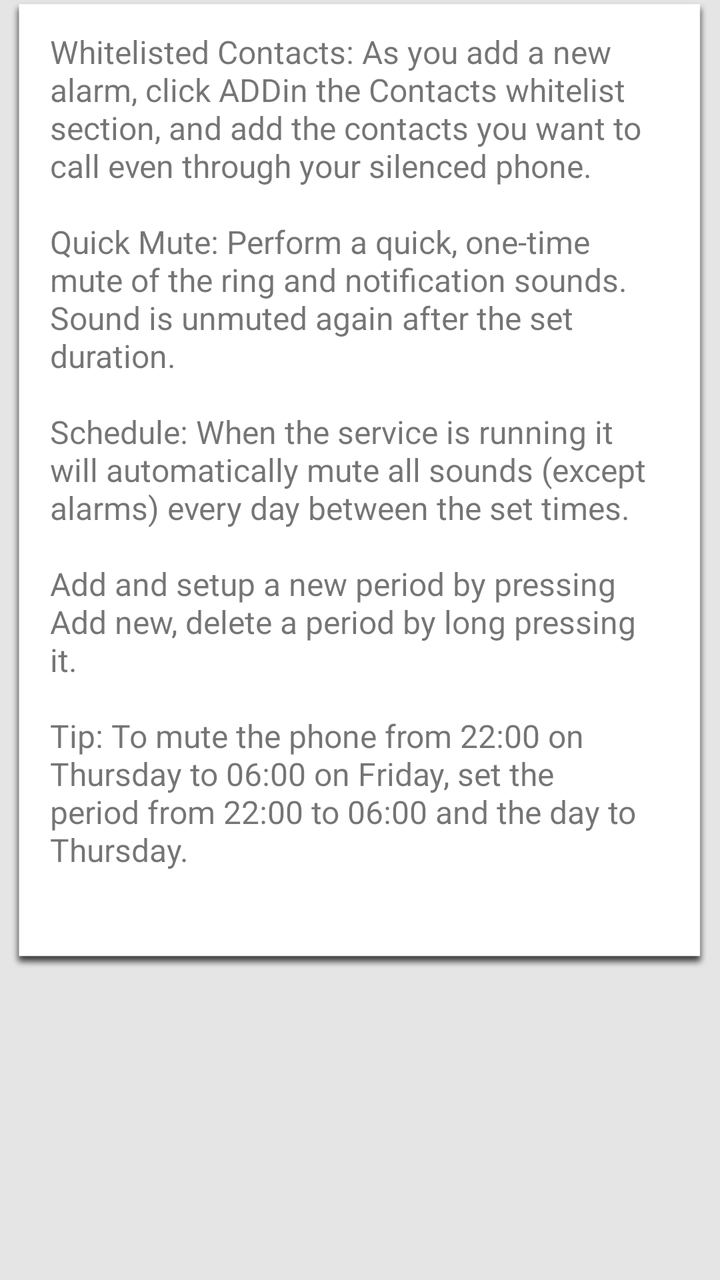
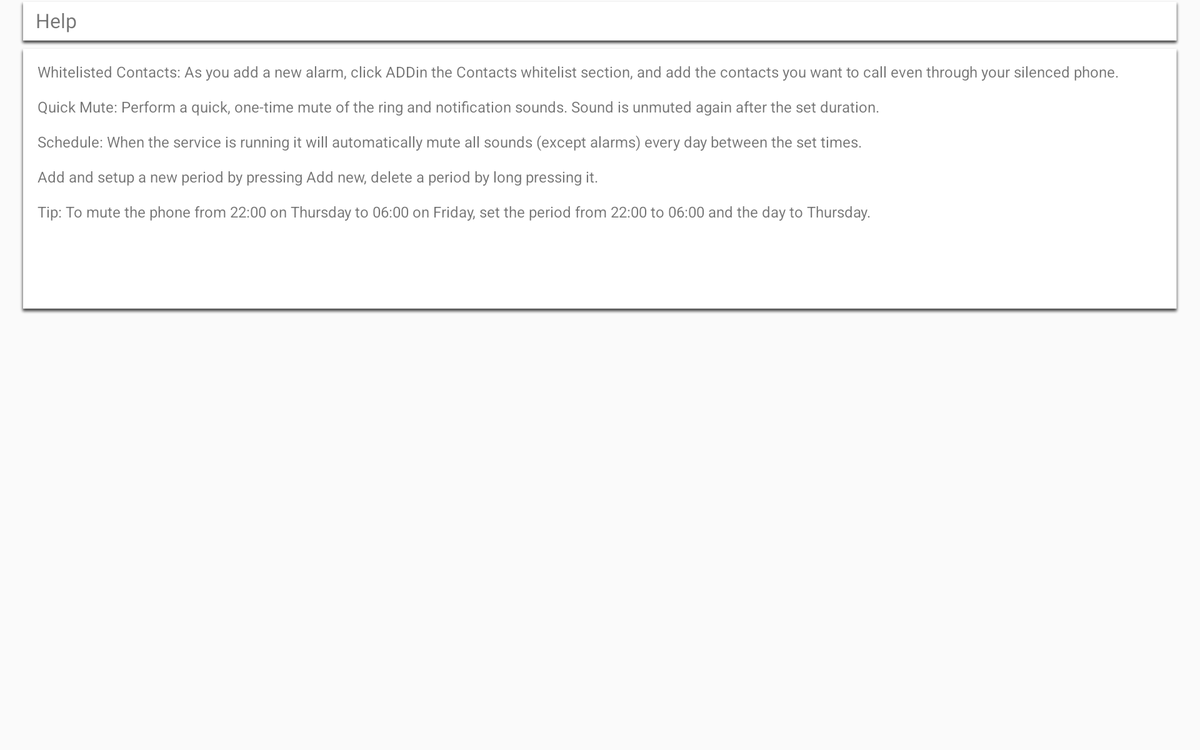

The same Android screen from two of the app's own layout files: first res/layout/ as a phone draws it, then the repository's variant for another configuration, drawn on a device whose configuration selects that folder. Both files follow.
<!-- AndroidManifest.xml: application theme AppTheme -->
<!-- res/layout/fragment_help.xml -->
<?xml version="1.0" encoding="utf-8"?>
<ScrollView
    xmlns:android="http://schemas.android.com/apk/res/android"
    android:layout_width="match_parent"
    android:layout_height="match_parent"
    android:orientation="vertical"
    android:background="#e5e5e5"
    android:gravity="center_horizontal">
            
    <TextView 
        android:id="@+id/reject_tooltip"
        android:layout_width="350dip"
        android:layout_height="wrap_content"  
        android:layout_marginLeft="24dip"
        android:layout_marginRight="24dip"
        android:layout_gravity="center_horizontal"
        android:paddingTop="15dip"
        android:paddingLeft="20dip"
        android:paddingRight="20dip"
        android:paddingBottom="50dip"
        android:text="@string/scheduler_tooltip_text"
        android:textSize="16sp"
        android:background="@drawable/list_item"
        />

</ScrollView>
<!-- resources referenced by this layout -->
<resources>
  <!-- drawable list_item: png bitmap (drawable-hdpi, 2023 bytes) -->
  <string name="scheduler_tooltip_text">Whitelisted Contacts: As you add a new alarm, click "ADD" in the Contacts whitelist section, and add the contacts you want to call even through your silenced phone.\n\nQuick Mute: Perform a quick, one-time mute of the ring and notification sounds. Sound is unmuted again after the set duration.\n\nSchedule: When the service is running it will automatically mute all sounds (except alarms) every day between the set times.\n\nAdd and setup a new period by pressing "Add new", delete a period by long pressing it.\n\nTip: To mute the phone from 22:00 on Thursday to 06:00 on Friday, set the period from 22:00 to 06:00 and the day to Thursday.</string>
  <!-- from res/values-v21/ -->
  <style name="AppTheme" parent="@style/Theme.AppCompat.Light">
  
  
          <item name="android:colorPrimary">#f80</item>
          <item name="android:textColorSecondary">#d60</item>
          <item name="android:windowTranslucentStatus">false</item>
          <item name="android:fitsSystemWindows">false</item>
  
      </style>
</resources>
<!-- res/layout-sw720dp/fragment_help.xml (the repository's variant of the layout above) -->
<!-- drawn on a large tablet held sideways -->
<?xml version="1.0" encoding="utf-8"?>
<ScrollView
    xmlns:android="http://schemas.android.com/apk/res/android"
    android:layout_width="match_parent"
    android:layout_height="match_parent"
    android:orientation="vertical"
    android:gravity="center_horizontal">
    <RelativeLayout 
        android:layout_height="wrap_content"
        android:layout_width="match_parent">
	     <RelativeLayout 
	        android:id="@+id/title_layout"
	        android:layout_width="match_parent"
		    android:layout_height="50dip"
			android:layout_alignParentTop="true"
	   		android:layout_centerHorizontal="true"
		    android:layout_marginRight="20dip"
		    android:layout_marginLeft="20dip"
		    android:background="@drawable/list_item"
		    android:orientation="horizontal" 
		    android:gravity="center_vertical">
		    <TextView 
			    android:id="@android:id/title"
			    android:layout_width="wrap_content"
			    android:layout_height="match_parent"
		        android:layout_marginLeft="10dip"
				android:layout_alignParentLeft="true"
	   			android:layout_centerVertical="true"
	   			android:gravity="center_vertical"
	   			android:textSize="21sp"
			    android:text="@string/title_section3"/>
		    
		  
	    </RelativeLayout>        
	    <TextView 
	        android:id="@+id/reject_tooltip"
	        android:layout_width="match_parent"
	        android:layout_height="wrap_content"  
	        android:layout_below="@+id/title_layout"
	        android:layout_marginLeft="20dip"
	        android:layout_marginRight="20dip"
	        android:layout_gravity="center_horizontal"
	        android:paddingTop="15dip"
	        android:paddingLeft="20dip"
	        android:paddingRight="20dip"
	        android:paddingBottom="100dip"
	        android:text="@string/scheduler_tooltip_text"
	        android:textSize="16sp"
	        android:background="@drawable/list_item"
	        />
	</RelativeLayout>
</ScrollView>
<!-- resources referenced by the variant -->
<!-- as a large tablet held sideways resolves them -->
<resources>
  <!-- drawable list_item: png bitmap (drawable-hdpi, 2023 bytes) -->
  <string name="scheduler_tooltip_text">Whitelisted Contacts: As you add a new alarm, click "ADD" in the Contacts whitelist section, and add the contacts you want to call even through your silenced phone.\n\nQuick Mute: Perform a quick, one-time mute of the ring and notification sounds. Sound is unmuted again after the set duration.\n\nSchedule: When the service is running it will automatically mute all sounds (except alarms) every day between the set times.\n\nAdd and setup a new period by pressing "Add new", delete a period by long pressing it.\n\nTip: To mute the phone from 22:00 on Thursday to 06:00 on Friday, set the period from 22:00 to 06:00 and the day to Thursday.</string>
  <string name="title_section3">Help</string>
  <!-- from res/values-v21/ -->
  <style name="AppTheme" parent="@style/Theme.AppCompat.Light">
  
  
          <item name="android:colorPrimary">#f80</item>
          <item name="android:textColorSecondary">#d60</item>
          <item name="android:windowTranslucentStatus">false</item>
          <item name="android:fitsSystemWindows">false</item>
  
      </style>
</resources>
